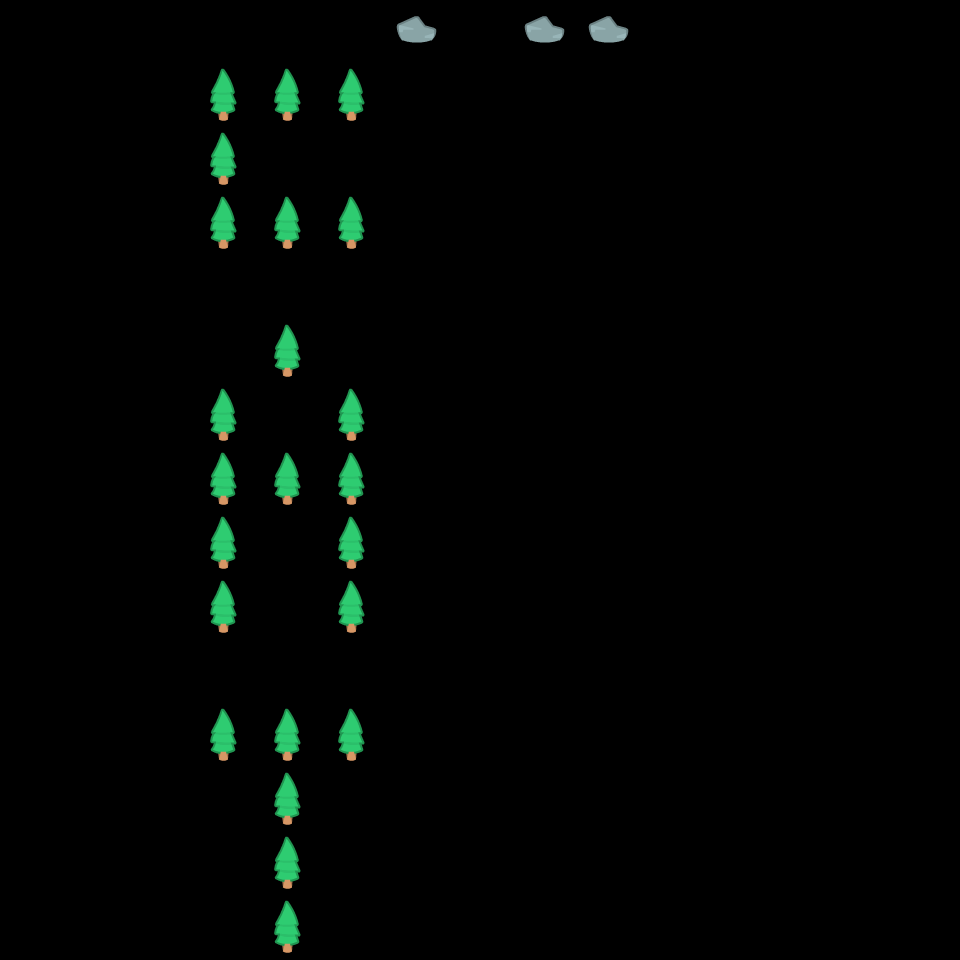

The image is a tile-based game level rendered from a .tmx file. Its description and source (layers, tilesets, objects; grid data summarised) follow:
An orthogonal 15x15 tile map with 64x64 px tiles, 1 tile layer (obstacles), 2 hidden layers not drawn and 5 objects (3x npc, spawn, trigger).

<map version="1.0" orientation="orthogonal" renderorder="right-down" width="15" height="15" tilewidth="64" tileheight="64" nextobjectid="8">
 <tileset firstgid="1" name="tileset" tilewidth="64" tileheight="64" tilecount="204">
  <image source="../../images/tileset.png" width="1088" height="768" />
 </tileset>
 <layer name="background" width="15" height="15" visible="0">
  <properties>
   <property name="tileset" value="tileset.png" />
  </properties>
  <data>[225 cells, 225 non-empty, 1 distinct tile ids]</data>
 </layer>
 <layer name="surface" width="15" height="15" visible="0">
  <properties>
   <property name="tileset" value="tileset.png" />
  </properties>
  <data>[225 cells, 105 non-empty, 3 distinct tile ids]</data>
 </layer>
 <layer name="obstacles" width="15" height="15">
  <properties>
   <property name="tileset" value="tileset.png" />
  </properties>
  <data>[225 cells, 26 non-empty, 2 distinct tile ids]</data>
 </layer>
 <objectgroup name="actors" visible="0">
  <object id="1" name="start" type="spawn" x="443" y="875" width="83" height="77" />
  <object id="2" name="Bob the Goblin" type="npc" x="432" y="593" width="66" height="67">
   <properties>
    <property name="image" value="goblin.png" />
    <property name="onInteract" value="interactGoblin" />
    <property name="onSpeak" value="speakGoblin" />
   </properties>
  </object>
  <object id="3" name="Gob the Goblin" type="npc" x="431" y="318.5" width="66" height="67">
   <properties>
    <property name="image" value="goblin.png" />
    <property name="onInteract" value="interactGoblin" />
    <property name="onSpeak" value="speakGoblin" />
   </properties>
  </object>
  <object id="4" name="Final Goblin" type="npc" x="452" y="6" width="63" height="64">
   <properties>
    <property name="image" value="goblin.png" />
    <property name="onInteract" value="interactFinalGoblin" />
    <property name="onSpeak" value="speakFinalGoblin" />
   </properties>
  </object>
  <object id="7" name="instructionTrigger" type="trigger" x="329" y="769" width="300" height="46">
   <properties>
    <property name="onTrigger" value="triggerInstructions" />
    <property name="onlyOnce" value="true" />
   </properties>
  </object>
 </objectgroup>
</map>
